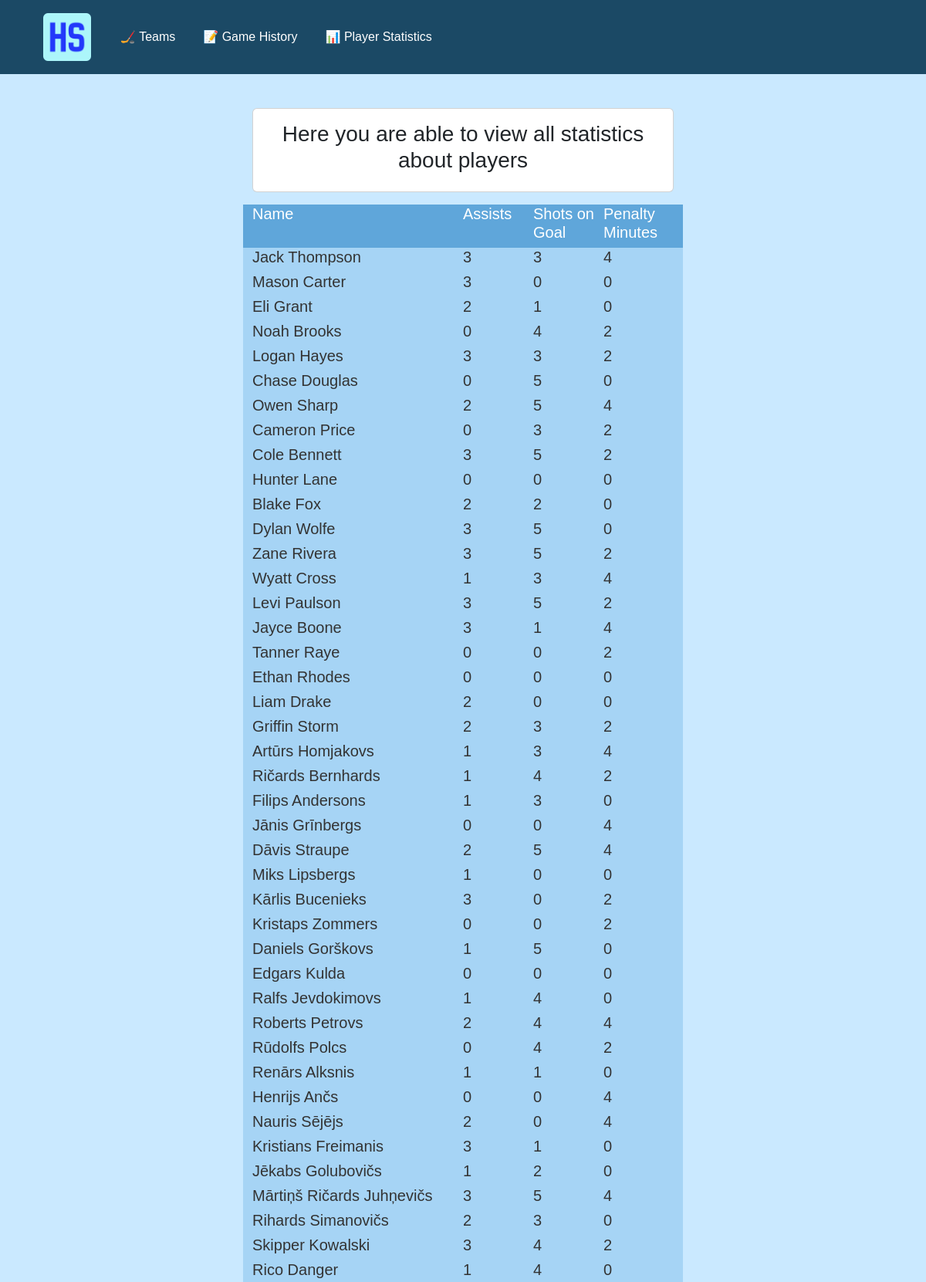
Screenshot of /stats (upper part) with the database file from the repository.
### tables this page shows
CREATE TABLE playerstats (
                id INTEGER PRIMARY KEY AUTOINCREMENT,
                game_id INTEGER NOT NULL,
                player_id INTEGER NOT NULL,
                assists INTEGER NOT NULL,
                shots_on_goal INTEGER NOT NULL,
                saves INTEGER,
                penalty_minutes INTEGER NOT NULL,
                FOREIGN KEY (game_id) REFERENCES games (id),
                FOREIGN KEY (player_id) REFERENCES players (id)
            );

CREATE TABLE players (
                id INTEGER PRIMARY KEY AUTOINCREMENT,
                name TEXT NOT NULL,
                position TEXT NOT NULL,
                team_id INTEGER NOT NULL,
                age INTEGER NOT NULL,
                FOREIGN KEY (team_id) REFERENCES teams (id)
            );

### app.py (the view)
@app.route("/stats")
def stats():
    db = get_db()
    cursor = db.cursor()
    cursor.execute('''
        SELECT playerstats.*, players.name
        FROM playerstats
        JOIN players ON playerstats.player_id = players.id
    ''')
    stats = cursor.fetchall()
    db.close()
    return render_template("stats.html", stats=stats)

### app.py (called while the page is built)
def get_db():
    db = sqlite3.connect(DATABASE)
    db.row_factory = sqlite3.Row
    return db

### templates/stats.html (shortened to what this page needs)
{% extends "base.html" %}
{% block content %}
<div class="row justify-content-center">
    <div class="col-lg-6">
        <div class="card mb-3 p-3">
            <h3 class="text-center">Here you are able to view all statistics about players</h3>
        </div>
        <div class="computer">
            <div class="row top">
                <div class="d-flex justify-content-between align-items-start">
                    <h5 class="col-6">Name</h5>
                    <h5 class="col-2">Assists</h5>
                    <h5 class="col-2">Shots on Goal</h5>
                    <h5 class="col-2">Penalty Minutes</h5>
                </div>
            </div>
            {% if stats %}
                {% for stat in stats %}
                    <div class="row stats">
                        <div class="d-flex justify-content-between align-items-start">
                            <h5 class="col-6">{{ stat.name }}</h5>
                            <h5 class="col-2">{{ stat.assists }}</h5>
                            <h5 class="col-2">{{ stat.shots_on_goal }}</h5>
                            <h5 class="col-2">{{ stat.penalty_minutes }}</h5>
                        </div>
                    </div>
                {% endfor %}
            {% else %}
                <p>No player statistics available!</p>
            {% endif %}
        </div>
    </div>
</div>
{% endblock %}

### static/style.css (style rules this page uses)
body { font-family: Arial, sans-serif; background-color: #CAE9FF; color: #333; margin: 0; padding: 0; background-image: url(images/vecteezy.jpg); background-size: cover; background-attachment: fixed; background-position: center -100px; }
.top { background-color: #5fa6da; color: #ffffff; }
.stats { background-color: #a6d4f5; }

### rows the page displays
playerstats: name "Jack Thompson", assists "3", shots_on_goal "3", penalty_minutes "4"
playerstats: name "Mason Carter", assists "3", shots_on_goal "0", penalty_minutes "0"
playerstats: name "Eli Grant", assists "2", shots_on_goal "1", penalty_minutes "0"
playerstats: name "Noah Brooks", assists "0", shots_on_goal "4", penalty_minutes "2"
playerstats: name "Logan Hayes", assists "3", shots_on_goal "3", penalty_minutes "2"
playerstats: name "Chase Douglas", assists "0", shots_on_goal "5", penalty_minutes "0"
playerstats: name "Owen Sharp", assists "2", shots_on_goal "5", penalty_minutes "4"
playerstats: name "Cameron Price", assists "0", shots_on_goal "3", penalty_minutes "2"
playerstats: name "Cole Bennett", assists "3", shots_on_goal "5", penalty_minutes "2"
playerstats: name "Hunter Lane", assists "0", shots_on_goal "0", penalty_minutes "0"
playerstats: name "Blake Fox", assists "2", shots_on_goal "2", penalty_minutes "0"
playerstats: name "Dylan Wolfe", assists "3", shots_on_goal "5", penalty_minutes "0"
playerstats: name "Zane Rivera", assists "3", shots_on_goal "5", penalty_minutes "2"
playerstats: name "Wyatt Cross", assists "1", shots_on_goal "3", penalty_minutes "4"
playerstats: name "Levi Paulson", assists "3", shots_on_goal "5", penalty_minutes "2"
playerstats: name "Jayce Boone", assists "3", shots_on_goal "1", penalty_minutes "4"
playerstats: name "Tanner Raye", assists "0", shots_on_goal "0", penalty_minutes "2"
playerstats: name "Ethan Rhodes", assists "0", shots_on_goal "0", penalty_minutes "0"
playerstats: name "Liam Drake", assists "2", shots_on_goal "0", penalty_minutes "0"
playerstats: name "Griffin Storm", assists "2", shots_on_goal "3", penalty_minutes "2"
playerstats: name "Artūrs Homjakovs", assists "1", shots_on_goal "3", penalty_minutes "4"
playerstats: name "Ričards Bernhards", assists "1", shots_on_goal "4", penalty_minutes "2"
playerstats: name "Filips Andersons", assists "1", shots_on_goal "3", penalty_minutes "0"
playerstats: name "Jānis Grīnbergs", assists "0", shots_on_goal "0", penalty_minutes "4"
playerstats: name "Dāvis Straupe", assists "2", shots_on_goal "5", penalty_minutes "4"
playerstats: name "Miks Lipsbergs", assists "1", shots_on_goal "0", penalty_minutes "0"
playerstats: name "Kārlis Bucenieks", assists "3", shots_on_goal "0", penalty_minutes "2"
playerstats: name "Kristaps Zommers", assists "0", shots_on_goal "0", penalty_minutes "2"
playerstats: name "Daniels Gorškovs", assists "1", shots_on_goal "5", penalty_minutes "0"
playerstats: name "Edgars Kulda", assists "0", shots_on_goal "0", penalty_minutes "0"
playerstats: name "Ralfs Jevdokimovs", assists "1", shots_on_goal "4", penalty_minutes "0"
playerstats: name "Roberts Petrovs", assists "2", shots_on_goal "4", penalty_minutes "4"
playerstats: name "Rūdolfs Polcs", assists "0", shots_on_goal "4", penalty_minutes "2"
playerstats: name "Renārs Alksnis", assists "1", shots_on_goal "1", penalty_minutes "0"
playerstats: name "Henrijs Ančs", assists "0", shots_on_goal "0", penalty_minutes "4"
playerstats: name "Nauris Sējējs", assists "2", shots_on_goal "0", penalty_minutes "4"
playerstats: name "Kristians Freimanis", assists "3", shots_on_goal "1", penalty_minutes "0"
playerstats: name "Jēkabs Golubovičs", assists "1", shots_on_goal "2", penalty_minutes "0"
playerstats: name "Mārtiņš Ričards Juhņevičs", assists "3", shots_on_goal "5", penalty_minutes "4"
playerstats: name "Rihards Simanovičs", assists "2", shots_on_goal "3", penalty_minutes "0"
playerstats: name "Skipper Kowalski", assists "3", shots_on_goal "4", penalty_minutes "2"
playerstats: name "Rico Danger", assists "1", shots_on_goal "4", penalty_minutes "0"
